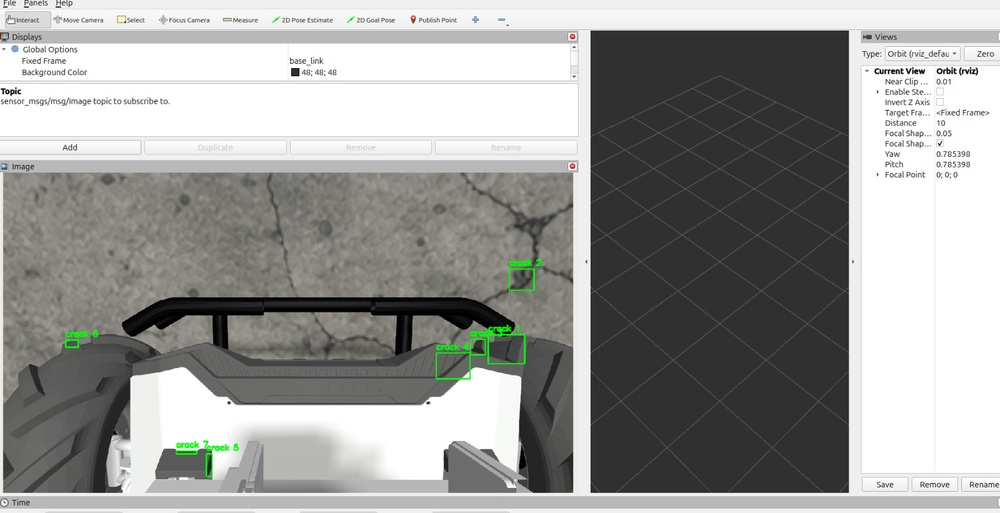
#> input picture docs/images/sim_crack_boxes_1.jpeg, 1000 x 513 px, shrunk from 1600 x 821 before the run; its folder holds only this picture in this run
$ python make_robot_mask.py --frames ../../docs/images --out out.png
#> lines starting #> are read from the running program, lines starting #| are printed output that depends on the picture
### vision_training/src/crackseg/utils.py
"""Small helpers shared by the scripts: config, seeding, device, logging."""

from __future__ import annotations

import copy
import logging
import random
import sys
from datetime import datetime
from pathlib import Path

import numpy as np
import torch
import yaml

# vision_training/ folder. Relative paths in the configs are resolved
# against this, so the scripts work no matter where they are started from.
PROJECT_ROOT = Path(__file__).resolve().parents[2]


def resolve_path(p: str | Path) -> Path:
    p = Path(p)
    return p if p.is_absolute() else PROJECT_ROOT / p


# [19 lines left out: function load_config, not called in this run]


def save_config(cfg: dict, path: Path) -> None:
    with open(path, "w") as f:
        yaml.safe_dump(copy.deepcopy(cfg), f, sort_keys=False)


# [22 lines left out: functions seed_everything, pick_device, make_run_dir, not called in this run]


def setup_logging(log_file: Path | None = None, level: int = logging.INFO) -> None:
    handlers: list[logging.Handler] = [logging.StreamHandler(sys.stdout)]
    if log_file is not None:
        handlers.append(logging.FileHandler(log_file, encoding="utf-8"))
    logging.basicConfig(
        level=level,
        format="%(asctime)s %(levelname)-7s %(name)s: %(message)s",
        datefmt="%H:%M:%S",
        handlers=handlers,
        force=True,
    )

### vision_training/scripts/make_robot_mask.py
"""Build the colour-image robot mask (gripper and body) from recorded frames.

    python scripts/make_robot_mask.py --frames ../frames/garden_1618 ../frames/corridor_1338 \
        ../frames/garden_1628 --out models/robot_mask_color.png

The arm pose is fixed, so the gripper sits in the same place in every
frame while the ground under it keeps changing. A pixel whose colour
hardly changes over many frames from different bags (tile, asphalt,
grass) is therefore part of the robot. We take the per-pixel standard
deviation over all frames, call the low-variance pixels robot, keep only
the regions that touch the bottom edge (the gripper comes in from below,
so a flat patch of ground in the middle can never be mistaken for it),
and then grow the robot area by a safety margin, because the arm shakes
a little while driving.

Use frames from at least three different bags with different ground. If
all frames show the same plain asphalt, the ground also looks static and
the mask will be too big. Check the preview it writes.

If the automatic mask looks wrong, --bottom-rows N simply blocks the
bottom N rows. That loses a strip of ground but is always safe, and the
nearest ground is not where cracks are judged anyway.

Output: a PNG of the frame size, white = ground (use), black = robot
(ignore), plus <out>_preview.png showing the mask on a few frames.
"""

import argparse
import logging
from pathlib import Path

import numpy as np
from PIL import Image
from scipy import ndimage

from crackseg.data.converters import IMAGE_EXTS
from crackseg.utils import setup_logging

log = logging.getLogger("robot_mask")


def static_pixels(frames: np.ndarray, rel_threshold: float) -> np.ndarray:
    """frames: (N, H, W) grayscale float. True where the pixel barely changes."""
    std = frames.std(axis=0)
    return std < rel_threshold * np.median(std)


def robot_mask_from_frames(frames: np.ndarray, rel_threshold: float = 0.35,
                           margin_px: int = 8, min_area: int = 200) -> np.ndarray:
    """Returns a bool (H, W) array, True = robot."""
    static = static_pixels(frames, rel_threshold)
    static = ndimage.binary_opening(static, iterations=2)  # drop single noisy pixels

    labels, n = ndimage.label(static)
    touches_bottom = set(np.unique(labels[-1])) - {0}
    sizes = ndimage.sum(static, labels, index=range(1, n + 1))
    keep = [i for i in touches_bottom if sizes[i - 1] >= min_area]
    robot = np.isin(labels, keep)

    robot = ndimage.binary_fill_holes(robot)
    if margin_px > 0:
        robot = ndimage.binary_dilation(robot, iterations=margin_px)
    return robot


def main():
    parser = argparse.ArgumentParser(description=__doc__, formatter_class=argparse.RawDescriptionHelpFormatter)
    parser.add_argument("--frames", nargs="+", required=True, help="one or more folders of frames")
    parser.add_argument("--out", required=True, help="mask PNG to write")
    parser.add_argument("--max-frames", type=int, default=300, help="spread evenly over all folders")
    parser.add_argument("--rel-threshold", type=float, default=0.35,
                        help="robot if pixel std < this x median std (lower = smaller mask)")
    parser.add_argument("--margin", type=int, default=8, help="extra pixels around the robot")
    parser.add_argument("--bottom-rows", type=int, default=None,
                        help="skip the automatic mask, block the bottom N rows instead")
    args = parser.parse_args()
    setup_logging()

    paths = sorted(p for d in args.frames for p in Path(d).iterdir()
                   if p.suffix.lower() in IMAGE_EXTS and not p.stem.endswith("_mask"))
    if not paths:
        raise SystemExit("No frames found in " + ", ".join(args.frames))
    step = max(1, len(paths) // args.max_frames)
    paths = paths[::step]

    with Image.open(paths[0]) as im:
#> im is the input picture: PIL image 1000x513 RGB; mean R, G, B 155.5, 155.8, 153.7
        width, height = im.size
#> width = 1000; height = 513

    if args.bottom_rows is not None:
        robot = np.zeros((height, width), bool)
        robot[height - args.bottom_rows:] = True
        log.info("Blocking the bottom %d rows", args.bottom_rows)
    else:
        frames = np.stack([np.asarray(Image.open(p).convert("L"), np.float32) for p in paths])
        log.info("Using %d frames of %dx%d from %d folders", len(frames), width, height, len(args.frames))
#| 09:36:57 INFO    robot_mask: Using 1 frames of 1000x513 from 1 folders
        robot = robot_mask_from_frames(frames, args.rel_threshold, args.margin)
#> in static_pixels, `std = frames.std(axis=0)`: std: shape (513, 1000) float32; every value is 0
#> in static_pixels, `return std < rel_threshold * np.median(std)`: returned value: shape (513, 1000) bool; every value is 0
#> in robot_mask_from_frames, `labels, n = ndimage.label(static)`: n = 0
#> in robot_mask_from_frames, `touches_bottom = set(np.unique(labels[-1])) - {0}`: touches_bottom = 0 items
#> in robot_mask_from_frames, `sizes = ndimage.sum(static, labels, index=range(1, n + 1))`: sizes = empty array
#> in robot_mask_from_frames, `keep = [i for i in touches_bottom if sizes[i - 1] >= min_area]`: keep = []

    log.info("Robot covers %.1f%% of the frame", 100 * robot.mean())
#| 09:36:57 INFO    robot_mask: Robot covers 0.0% of the frame
    out = Path(args.out)
    out.parent.mkdir(parents=True, exist_ok=True)
    Image.fromarray(np.where(robot, 0, 255).astype(np.uint8)).save(out)

    # Preview: four frames spread over the set, robot area tinted red.
    picks = [paths[i] for i in np.linspace(0, len(paths) - 1, 4).astype(int)]
    tiles = []
    for p in picks:
        rgb = np.array(Image.open(p).convert("RGB"))
        rgb[robot] = (0.5 * rgb[robot] + [127, 0, 0]).astype(np.uint8)
        tiles.append(rgb)
    preview = out.with_name(out.stem + "_preview.png")
    Image.fromarray(np.concatenate(tiles, axis=1)).save(preview)
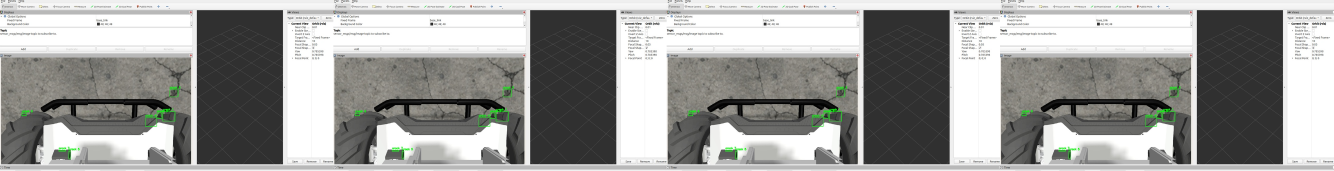
#> saved as out_preview.png: PIL image 4000x513 RGB (shown at 1/3 size); mean R, G, B 155.5, 155.8, 153.7
    log.info("Wrote %s and %s. Look at the preview before using the mask.", out, preview)
#| 09:36:57 INFO    robot_mask: Wrote out.png and out_preview.png. Look at the preview before using the mask.


if __name__ == "__main__":
    main()
